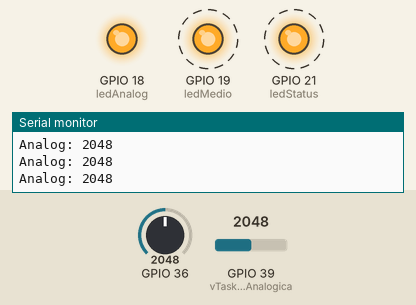
Recording of a sketch running on a simulated ESP32. Shown: output pins drawn as LEDs (lit = HIGH), the last lines printed to the serial monitor. Dashed ring = blinking. Inputs (shaded band) come from the test bench; at power-on: GPIO 39 (vTaskLedAnalogica) = 2048, GPIO 36 = 2048.

Above: at 0.45 s.
1.3 s: GPIO 39 (vTaskLedAnalogica) set to 0
At 2.1 s:
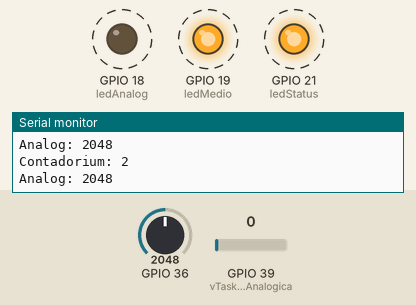
4.4 s: GPIO 36 set to 1968
At 4.9 s:
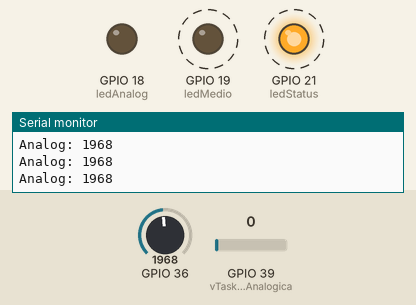
7.5 s: GPIO 36 set to 2040
At 8.1 s:
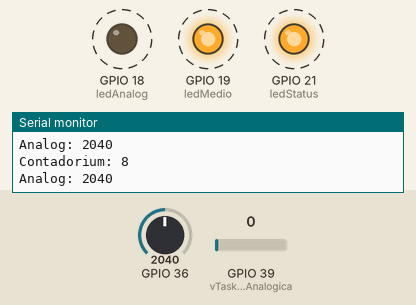
10.6 s: GPIO 36 set to 1960
At 11.3 s:
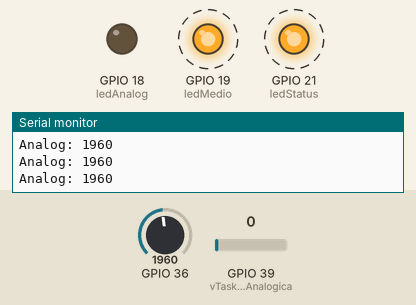
Timing chart, 0 to 14.7 s (numbered marks = the images above; inputs shaded):
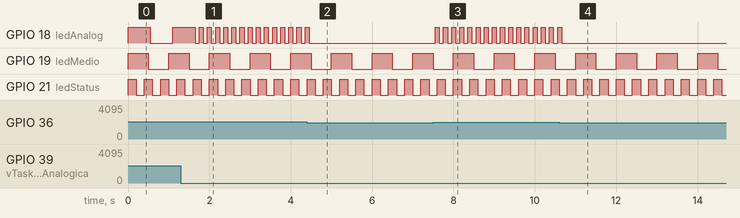

Measured:
- the behaviour switches between 2000 and 1999 on GPIO 36 (found by bisection; images 1 and 2)
- after the input at 1.3 s, GPIO 18 (ledAnalog): alternates HIGH for 0.10 s and LOW for 0.10 s, starting after 0.45 s
- after the input at 4.4 s, GPIO 18 (ledAnalog): goes on until 4.5 s, then stays LOW
- after the input at 7.5 s, GPIO 18 (ledAnalog): alternates HIGH for 0.10 s and LOW for 0.10 s, starting after 0.05 s
- after the input at 10.6 s, GPIO 18 (ledAnalog): goes on until 10.7 s, then stays LOW
- by itself, GPIO 19 (ledMedio): alternates HIGH for 0.50 s and LOW for 0.50 s
- by itself, GPIO 21 (ledStatus): alternates HIGH for 0.20 s and LOW for 0.20 s

The sketch:

AnalogicaTask.ino
```cpp
#include "freertos/FreeRTOS.h"
#include "freertos/task.h"

#define ledStatus 21
#define ledMedio  19
#define ledAnalog 18

volatile bool rodarTaskMedio = true;
volatile bool rodarTaskSerial = true;
volatile bool rodarTaskAnalogica = true;

TaskHandle_t task1Handle = NULL;
TaskHandle_t task2Handle = NULL;
TaskHandle_t task3Handle = NULL;
TaskHandle_t task4Handle = NULL;
TaskHandle_t task5Handle = NULL;

/* Protótipos das Tasks */
void vTaskControle(void *pvParameters);
void vTaskStatus(void *pvParameters);
void vTaskLedMedio(void *pvParameters);
void vTaskSerial(void *pvParameters);
void vTaskLedAnalogica(void *pvParameters);

void setup() {
  Serial.begin(9600);

  xTaskCreate(vTaskControle, "TASK0", 2048, NULL, 1, &task1Handle);
  xTaskCreate(vTaskStatus, "TASK1", 1024, NULL, 2, &task2Handle);
  xTaskCreate(vTaskLedMedio, "TASK2", 1024, NULL, 10, &task3Handle);
  xTaskCreate(vTaskSerial, "TASK3", 2048, NULL, 15, &task4Handle);
  xTaskCreate(vTaskLedAnalogica, "TASK4", 1024, NULL, 20, &task5Handle);
}

void loop() {
  vTaskDelay(pdMS_TO_TICKS(3000));
}

void vTaskControle(void *pvParameters) {
  int valorAnalog = 0;

  while (1) {
    valorAnalog = analogRead(36);

    Serial.print("Analog: ");
    Serial.println(valorAnalog);

    if (valorAnalog < 500) {
      rodarTaskMedio = false;
      rodarTaskSerial = false;
      rodarTaskAnalogica = false;
    }
    else if (valorAnalog >= 500 && valorAnalog < 1000) {
      rodarTaskMedio = true;
      rodarTaskSerial = false;
      rodarTaskAnalogica = false;
    }
    else if (valorAnalog >= 1000 && valorAnalog < 2000) {
      rodarTaskMedio = true;
      rodarTaskSerial = true;
      rodarTaskAnalogica = false;
    }
    else if (valorAnalog >= 2000) {
      rodarTaskMedio = true;
      rodarTaskSerial = true;
      rodarTaskAnalogica = true;
    }

    vTaskDelay(pdMS_TO_TICKS(100));
  }
}

void vTaskStatus(void *pvParameters) {
    pinMode(ledStatus, OUTPUT);

    while (1) {
      digitalWrite(ledStatus, !digitalRead(ledStatus));
      vTaskDelay(pdMS_TO_TICKS(200));
    }
}

void vTaskLedMedio(void *pvParameters) {
    pinMode(ledMedio, OUTPUT);

    while (1) {
      if (rodarTaskMedio) {
        digitalWrite(ledMedio, !digitalRead(ledMedio));
      } else {
        digitalWrite(ledMedio, LOW);
      }
      vTaskDelay(pdMS_TO_TICKS(500));
    }
}

void vTaskSerial(void *pvParameters) {
  int cont = 0;

  while (1) {
    if (rodarTaskSerial) {
      Serial.print("Contadorium: ");
      Serial.println(cont++);
    }
    vTaskDelay(pdMS_TO_TICKS(1000));
  }
}

void vTaskLedAnalogica(void *pvParameters) {
  int analog2 = 0;
  int tempo = 0;
  pinMode(ledAnalog, OUTPUT);

  while (1) {
      if (rodarTaskAnalogica) {
        analog2 = analogRead(39);
        tempo = map(analog2, 0, 4095, 100, 1000);
        digitalWrite(ledAnalog, !digitalRead(ledAnalog));
        vTaskDelay(pdMS_TO_TICKS(tempo));
      } else {
        digitalWrite(ledAnalog, LOW);
        vTaskDelay(pdMS_TO_TICKS(100));
      }
  }
}
```
